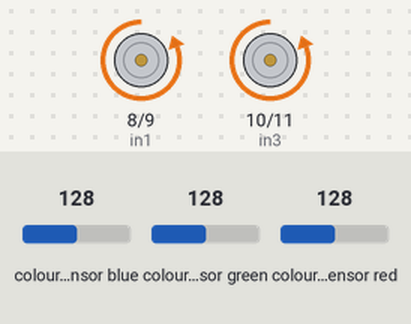
The sketch below on a simulated Arduino Uno, built with avr-gcc and run on an emulated ATmega328P. On the bench: motor-driver pin pairs drawn as motors (green arrow = first pin HIGH = forward, orange = second pin HIGH = backward, longer = more drive, scaled by the enable pin). Wiring (inferred from the names in the program): TCS3200 colour sensor: output pin 4; S2 pin 7; S3 pin 6. The test bench sets the inputs (shaded band); at power-on: colour sensor blue 128, colour sensor green 128, colour sensor red 128. What the sketch prints to the serial monitor is not drawn.

Above: at 0.4 s.
Timing chart, 0 to 3.3 s (numbered marks = the images above):
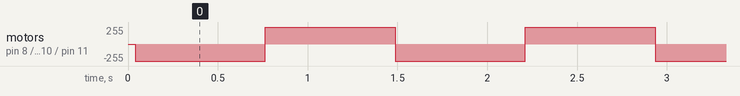

Measured:
- by itself, motor on pin 8 (in1) / pin 9 (in2), motor on pin 10 (in3) / pin 11 (in4): alternates forward 255/255 for 0.72 s and backward 255/255 for 0.72 s

The sketch:

bitirmeFinal.ino
```cpp
const int in1 = 8;
const int in2 = 9;
const int in3 = 10;
const int in4 = 11;
const int en1 = 13;
const int en2 = 12;

const int s2 = 7; // color sensore pin s2 to arduino pin7
const int s3 = 6; // color sensor pin s3 to arduino pin 8
const int outpin = 4; // color sensor out to arduino pin 4

int redStr;
int greenStr;
int blueStr;

unsigned int pulseWidth;
int location = 1;
int direc = 1;


void setup() {
  // put your setup code here, to run once:

  Serial.begin(9600); // turn on serial board

  pinMode(s2, OUTPUT);
  pinMode(s3, OUTPUT);
  pinMode(outpin, INPUT);

  pinMode(in1, OUTPUT);
  pinMode(in2, OUTPUT);
  pinMode(in3, OUTPUT);
  pinMode(in4, OUTPUT);
  pinMode(en1, OUTPUT);
  pinMode(en2, OUTPUT);

}

void loop() {
  // put your main code here, to run repeatedly:

  // Kırmızı okuyarak başlayılım. s2 ve s3 low olmalı.
  digitalWrite(s2, LOW);
  digitalWrite(s3, LOW);

  pulseWidth = pulseIn(outpin, LOW);

  redStr = (pulseWidth/400) -1;
  redStr = 255 - redStr;

  // Yeşil okuyarak başlayılım. s2 ve s3 high olmalı.
  digitalWrite(s2, HIGH);
  digitalWrite(s3, HIGH);

  pulseWidth = pulseIn(outpin, LOW);

  greenStr = (pulseWidth/400) -1;
  greenStr = 255 - greenStr;

  // Mavi okuyarak başlayılım. s2 low ve s3 high olmalı.
  digitalWrite(s2, LOW);
  digitalWrite(s3, HIGH);

  pulseWidth = pulseIn(outpin, LOW);

  blueStr = (pulseWidth/400) -1;
  blueStr = 255 - blueStr;

  Serial.print(redStr);
  Serial.print(" , ");
  Serial.print(greenStr);
  Serial.print(" , ");
  Serial.println(blueStr);
  delay(40);

 /* if(!(redStr < 253 && greenStr < 253)) // BU kısımdan dolayı hata olabilir. !!!!!!!!
  {
    if(greenStr > redStr)// Yeşil olma durumu
    {
      digitalWrite(in1, HIGH); // sağ pil yönü
      digitalWrite(in2, HIGH);  //  sağ pil ters yönü
      digitalWrite(in3, HIGH);   // Sol pilin ters yönü
      digitalWrite(in4, HIGH);  //pil sol pil yönü
    }
    else // Kırmızı olma durumu. Eksi puan almamak için harekete devam ediyor.
    {
      if(direc)
      {
        moveright();
        location++;
      }
      else
      {
        moveleft();
        location--;
      }
    }
  }
  else // renksiz olma durumu. Bu durumda yeşili bulma için harekete devam ediyor.
  {
    if(direc)
      {
        moveright();
        location++;
      }
      else
      {
        moveleft();
        location--;
      }

  }
  */
  if(greenStr > redStr)// Yeşil olma durumu
    {
      analogWrite(en1, 255);
      analogWrite(en2, 255);
      digitalWrite(in1, HIGH); // sağ pil yönü
      digitalWrite(in2, HIGH);  //  sağ pil ters yönü
      digitalWrite(in3, HIGH);   // Sol pilin ters yönü
      digitalWrite(in4, HIGH);  //pil sol pil yönü
    }
    else // Kırmızı olma durumu. Eksi puan almamak için harekete devam ediyor.
    {
      if(direc)
      {
        moveright();
        location++;
      }
      else
      {
        moveleft();
        location--;
      }
    }
  if(location == 5)
  {
    direc = 0;
  }
  if(location == 1)
  {
    direc = 1;
  }

}

void moveright()
{
  analogWrite(en1, 255);
  analogWrite(en2, 255);
  digitalWrite(in1, LOW); // yukarı sağ
  digitalWrite(in2, HIGH);  //  yukarı sola
  digitalWrite(in3, LOW);   // aşağdaki sağ
  digitalWrite(in4, HIGH);  //aşağıda ki sola
  delay(140);
}
void moveleft()
{
  analogWrite(en1, 255);
  analogWrite(en2, 255);
  digitalWrite(in1, HIGH); // yukarı sağ
  digitalWrite(in2, LOW);  //  yukarı sola
  digitalWrite(in3, HIGH);   // aşağdaki sağ
  digitalWrite(in4, LOW);  //aşağıda ki sola
  delay(140);
}
```
